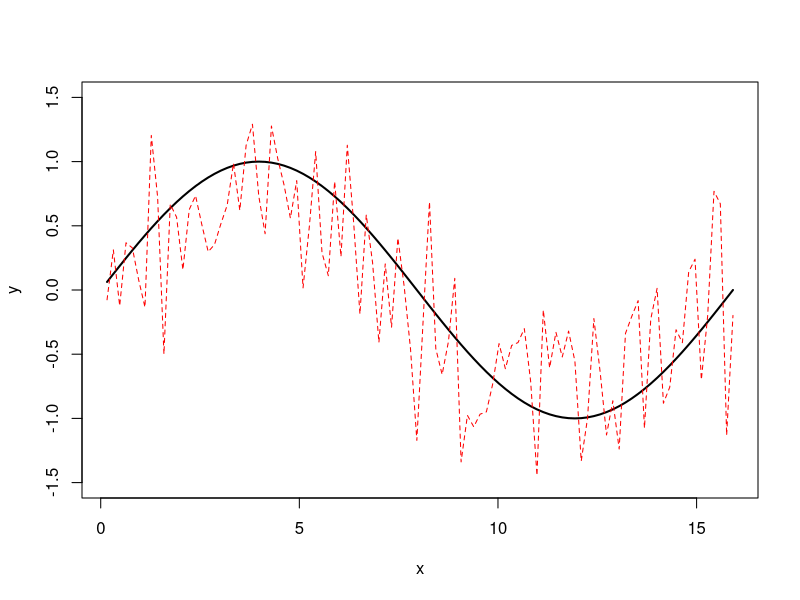
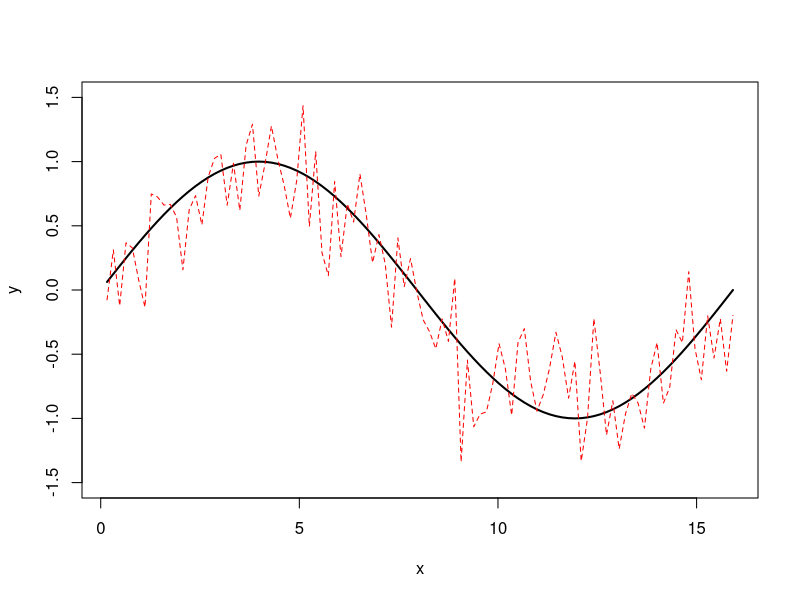
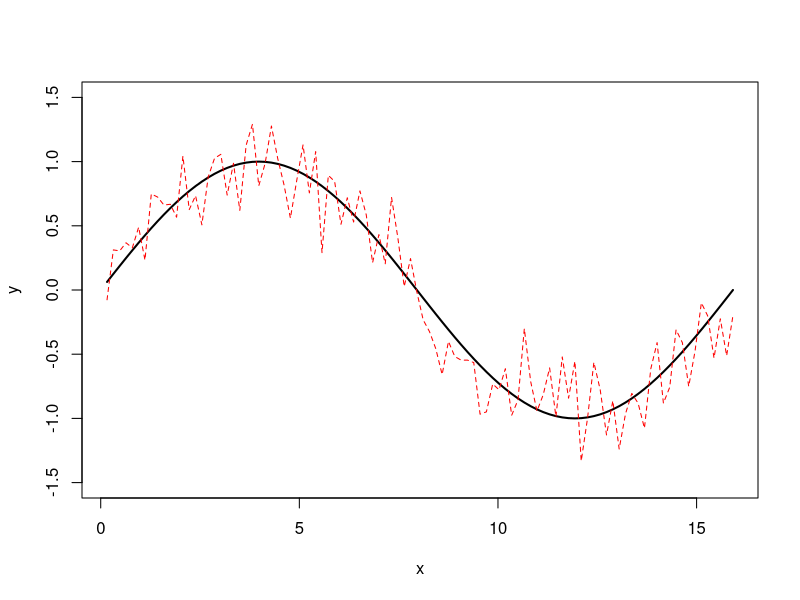
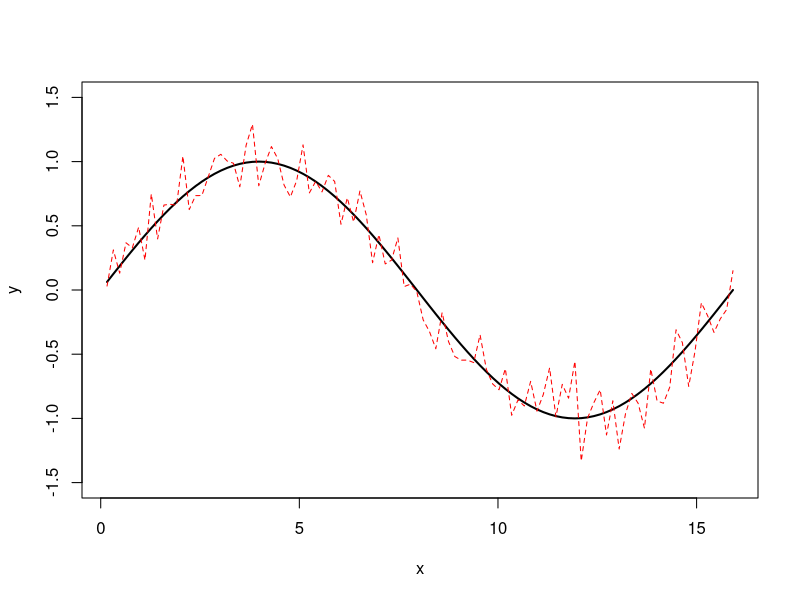
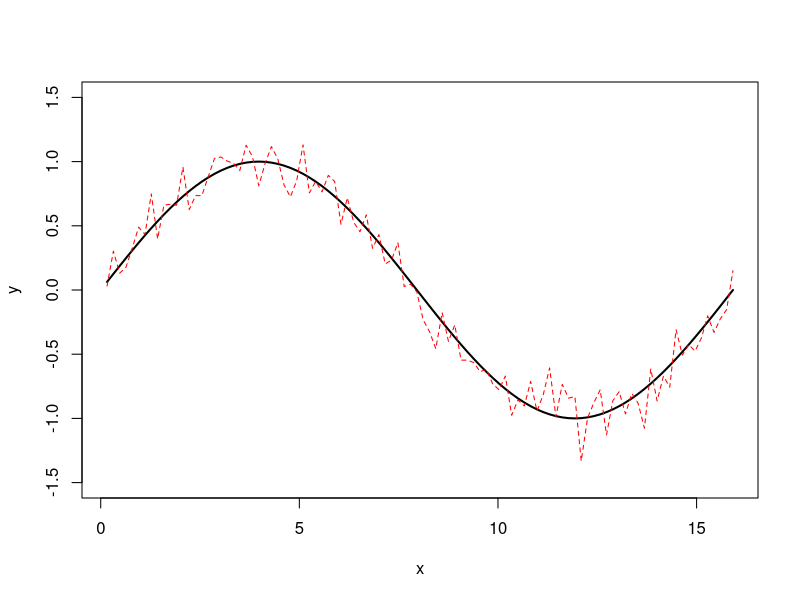
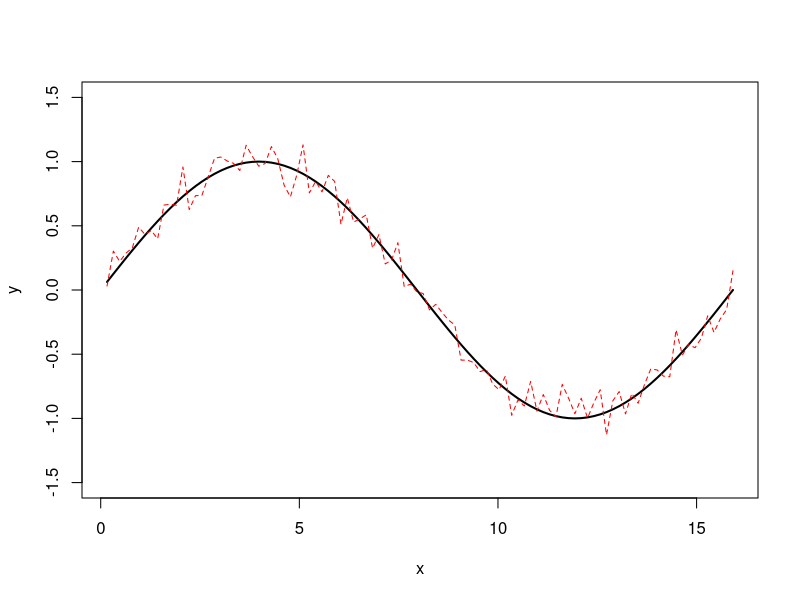
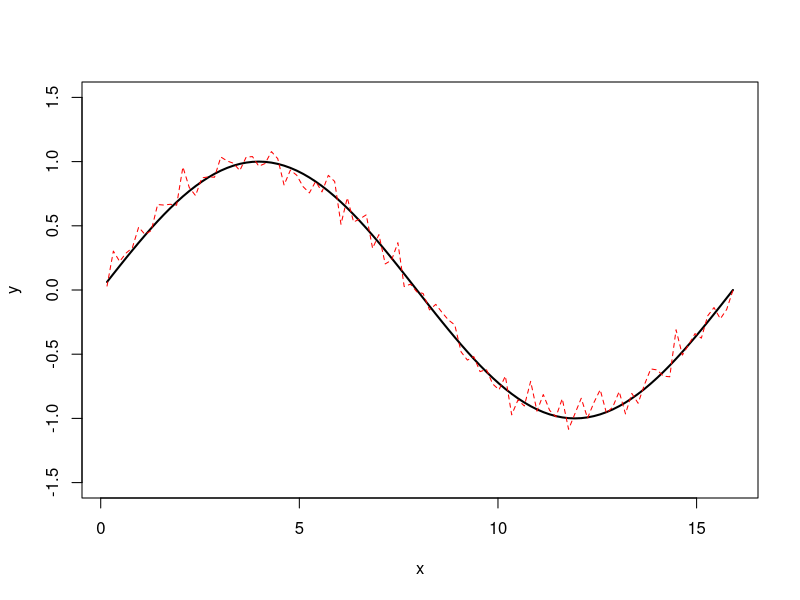
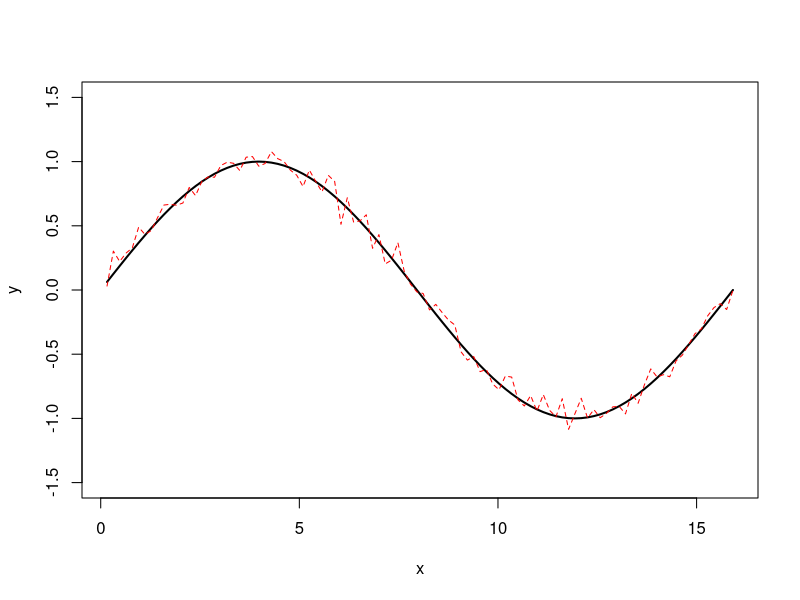

Write R code to recreate these figures, in order.
##----------------------------------------
##
##  Sample Genetic Algorithm
##
##  
##
##----------------------------------------

##-----Declare parameters-----
pop_size           = 100   # Number of individuals in solution population
individual_length  = 100   # How many parameters in an individual
p_mutation         = 0.25/individual_length # Probability that each parameter changes
selection_strength = 0.25  # Top Percentage of population to keep (most fit)
generations        = 1000    # Number of generations
visualize_solution = 50  # Graph best solution every X generations

# Declare the truth (optimal solution)
# Normally, we don't know the truth, but we have some problem specific way of
# determining the fitness of the individual.
# For us, the fitness will be the MSE difference of the individuals and the truth:
max_x = 2*pi
y_limits = c(-1.5, 1.5) # just a plotting parameter
truth = sin(max_x*(1:pop_size)/pop_size)


##-----Declare plot function-----
plot_example = function(individual, truth, max_x, y_limits){
  pop_size = length(individual)
  plot((1:pop_size)/max_x, truth, type="l", ylim=y_limits,lwd=2,
       ylab="y", xlab="x")
  lines((1:pop_size)/max_x, individual, col="red", lty=2)
}


##-----Declare the population functions-----
#-------------------------------------------

##-----Initialize population------
initialize_pop = function(pop_size, individual_length){
  
  population = lapply(1:pop_size, function(x) rnorm(individual_length))
  
  return(population)
}


##-----Fitness Function-----
# This is the key in Genetic Algorithms.  The fitness function is usually
# very expensive.  Here, it's not expensive at all because we know the truth.
# Usually you have to take every individual in the population and evaluate them
# This can get expensive.
#
# E.g. if each individual represents a model that is used to predict data,
#      you have to run the training/prediction for each individual for every
#      generation.
# 
get_individual_fitness = function(individual, truth){
  stopifnot(length(individual)==length(truth))
  # Return the MSE
  return(mean( (individual - truth)^2 ))
}


##-----Selection Function-----
selection = function(population, pop_fitness, selection_strength){
  # Figure out how many to save
  num_to_save = round(selection_strength*length(population))
  
  # Find indices of individuals
  individuals_to_save = order(pop_fitness)[1:num_to_save]
  
  # Save parent population
  parents = population[individuals_to_save]
  
  return(parents)
}


##-----Recombination Function-----
recombination = function(parents, pop_size){
  # Need to create N children,
  #  where N = pop_size - length(parents)
  num_children = pop_size - length(parents)
  
  # Initialize Children
  children = list()
  
  # Create Children
  for (c in 1:num_children){
    # Randomly get 2 parents
    temp_parents = sample(parents, 2)
    # Now select a random crossover point
    crossover_pt = sample(2:length(temp_parents[[1]]), 1)
    # Create child
    child = c(temp_parents[[1]][1:(crossover_pt-1)], temp_parents[[2]][crossover_pt:length(temp_parents[[2]])])
    # Save child
    children = c(children, list(child))
  }
  
  return(children)
}


##-----Mutation Function-----
mutate = function(individual, p_mutation){
  # generate random uniform vector same length as individual
  prob_vector = runif(length(individual))
  
  # Find where to mutate individual
  indices_to_mutate = prob_vector <= p_mutation
  
  # Set those values to a new value
  individual[indices_to_mutate] = rnorm(length(individual))[indices_to_mutate]
  
  return(individual)
}


##-----Start Genetic Algorithm-----
population = initialize_pop(pop_size, individual_length)

best_fitness_sequence = c()

for (g in 1:generations){
  print(paste('Starting generation',g,'out of',generations,'generations.'))
  
  # Get fitness (sapply because we want a vector out of it)
  pop_fitness = sapply(population, function(x) get_individual_fitness(x, truth))
  
  # Save best fitness
  best_fitness = min(pop_fitness)
  best_fitness_sequence = c(best_fitness_sequence, best_fitness)
  
  # Get parents
  parents = selection(population, pop_fitness, selection_strength)
  
  # Get Children
  children = recombination(parents, pop_size)
  
  # Mutate children (lapply because we want a list returned)
  children = lapply(children, function(x) mutate(x, p_mutation))
  
  # Combine parents and children
  population = c(parents, children)
  
  # Plot?
  if (g %% visualize_solution == 0){
    # find best individual
    best_individual = population[[which.max(pop_fitness)]]
    # Plot best individual
    plot_example(best_individual, truth, max_x, y_limits)
    Sys.sleep(1)
  }
}


plot(1:generations, best_fitness_sequence, type="l",
     main="fitness vs. generations", xlab="generations", ylab="fitness (MSE)")
